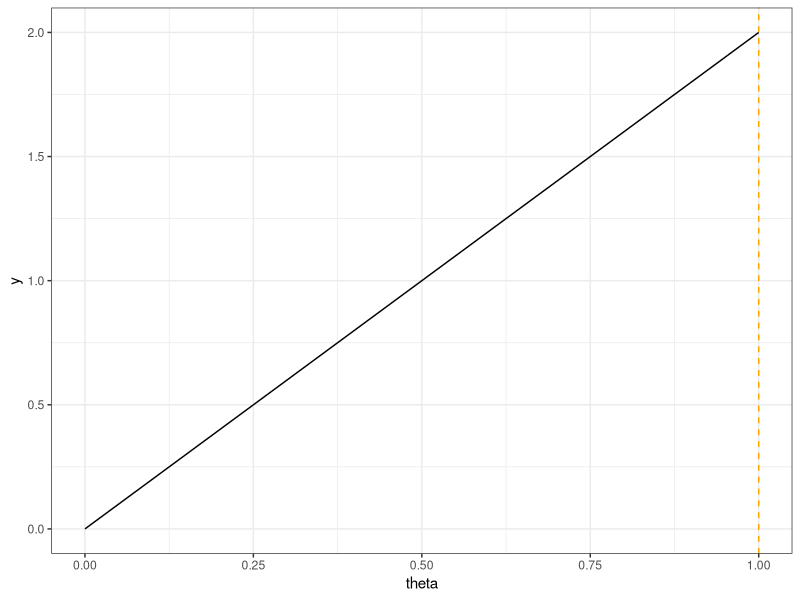
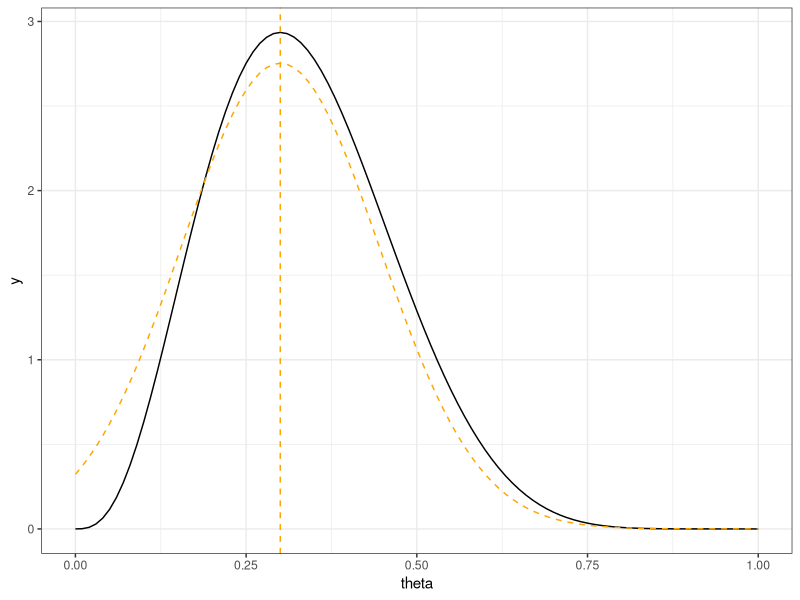
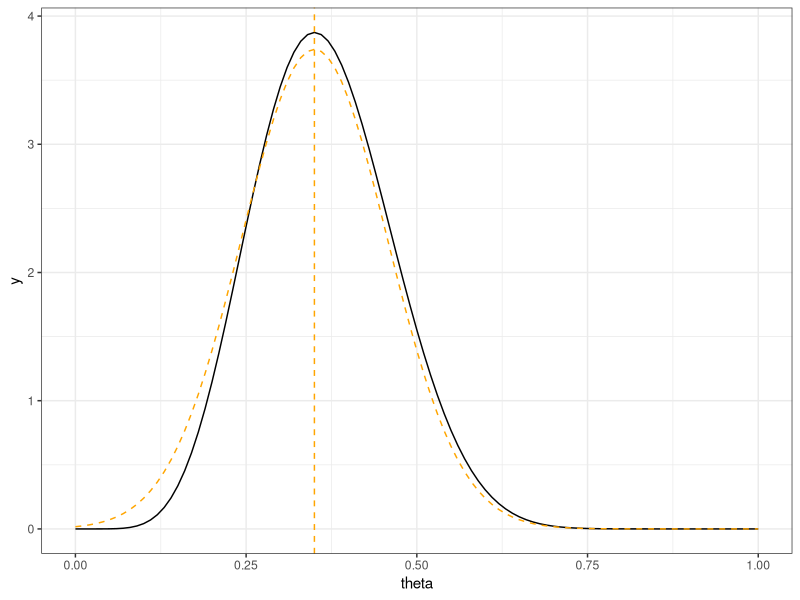
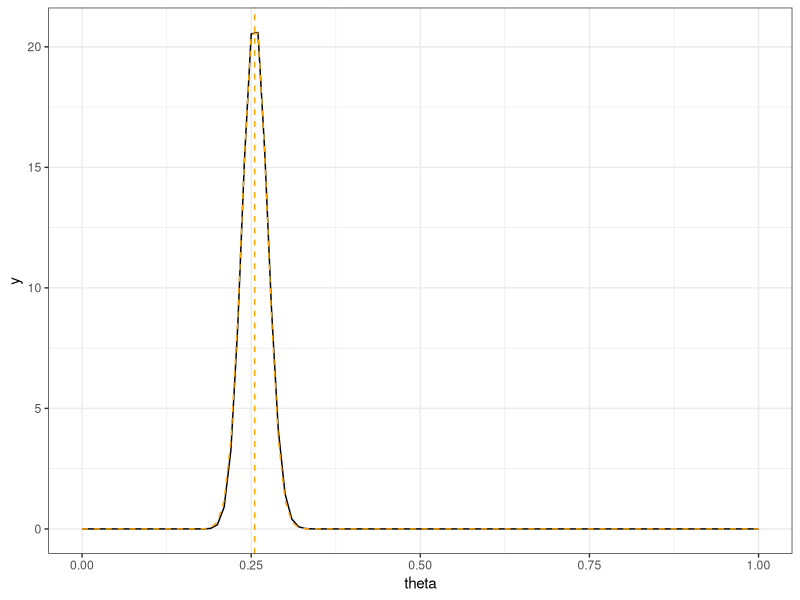

Reproduce these figures in R, in order.
## ---- chunk 1
knitr::opts_chunk$set(echo = TRUE)

library(dplyr)
library(ggplot2)
## ---- chunk 2
x <- 1
n <- 1
a_posterior <- 1 + x
b_posterior <- 1 + n - x

ggplot(data = data.frame(theta = c(0, 1)), mapping = aes(x = theta)) +
  stat_function(fun = dbeta,
    args = list(shape1 = a_posterior, shape2 = b_posterior)) +
  geom_vline(xintercept = x/n, color = "orange", linetype = 2) +
  theme_bw()
## ---- chunk 3
a_posterior/(a_posterior + b_posterior)
qbeta(c(0.025, 0.975), shape1 = a_posterior, shape2 = b_posterior)
## ---- chunk 4
x <- 3
n <- 10
a_posterior <- 1 + x
b_posterior <- 1 + n - x

ggplot(data = data.frame(theta = c(0, 1)), mapping = aes(x = theta)) +
  stat_function(fun = dbeta,
    args = list(shape1 = a_posterior, shape2 = b_posterior)) +
  stat_function(fun = dnorm,
    args = list(mean = x/n, sd = sqrt(1/(n^2 / x + n^2 / (n - x)))),
    color = "orange",
    linetype = 2) +
  geom_vline(xintercept = x/n, color = "orange", linetype = 2) +
  theme_bw()
## ---- chunk 5
a_posterior/(a_posterior + b_posterior)
qbeta(c(0.025, 0.975), shape1 = a_posterior, shape2 = b_posterior)
## ---- chunk 6
x/n
qnorm(c(0.025, 0.975), mean = x/n, sd = sqrt(1/(n^2 / x + n^2 / (n - x))))
## ---- chunk 7
x <- 7
n <- 20
a_posterior <- 1 + x
b_posterior <- 1 + n - x

ggplot(data = data.frame(theta = c(0, 1)), mapping = aes(x = theta)) +
  stat_function(fun = dbeta,
    args = list(shape1 = a_posterior, shape2 = b_posterior)) +
  stat_function(fun = dnorm,
    args = list(mean = x/n, sd = sqrt(1/(n^2 / x + n^2 / (n - x)))),
    color = "orange",
    linetype = 2) +
  geom_vline(xintercept = x/n, color = "orange", linetype = 2) +
  theme_bw()
## ---- chunk 8
a_posterior/(a_posterior + b_posterior)
qbeta(c(0.025, 0.975), shape1 = a_posterior, shape2 = b_posterior)
## ---- chunk 9
x/n
qnorm(c(0.025, 0.975), mean = x/n, sd = sqrt(1/(n^2 / x + n^2 / (n - x))))
## ---- chunk 10
x <- 138
n <-541
a_posterior <- 1 + x
b_posterior <- 1 + n - x

ggplot(data = data.frame(theta = c(0, 1)), mapping = aes(x = theta)) +
  stat_function(fun = dbeta,
    args = list(shape1 = a_posterior, shape2 = b_posterior)) +
  stat_function(fun = dnorm,
    args = list(mean = x/n, sd = sqrt(1/(n^2 / x + n^2 / (n - x)))),
    color = "orange",
    linetype = 2) +
  geom_vline(xintercept = x/n, color = "orange", linetype = 2) +
  theme_bw()
## ---- chunk 11
a_posterior/(a_posterior + b_posterior)
qbeta(c(0.025, 0.975), shape1 = a_posterior, shape2 = b_posterior)
## ---- chunk 12
x/n
qnorm(c(0.025, 0.975), mean = x/n, sd = sqrt(1/(n^2 / x + n^2 / (n - x))))
